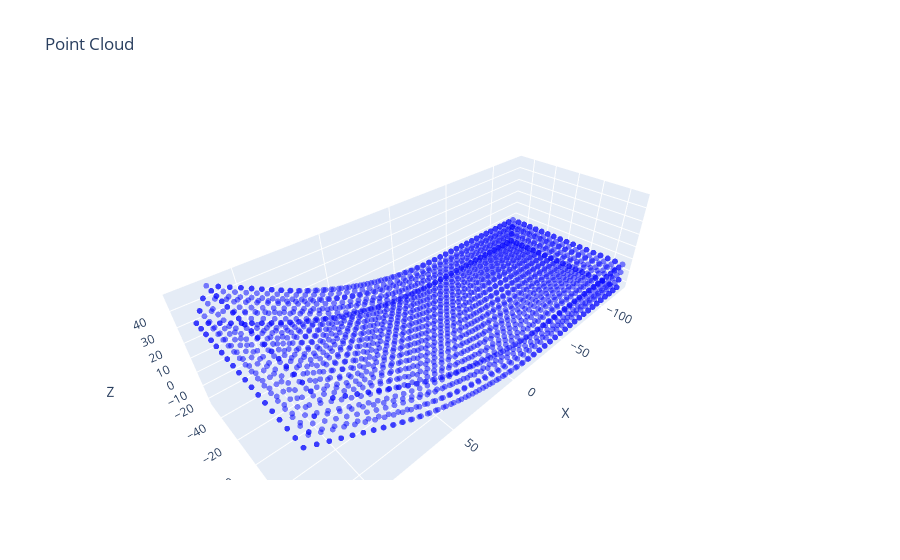

Source (notebook cell):
### Code cell
fig = go.Figure(data=[go.Scatter3d(
    x=x_centered,
    y=y_centered,
    z=z_centered,
    mode='markers',
    marker=dict(
        size=2,
        color='blue',
        opacity=0.5
    )
)])

# Update the layout
fig.update_layout(
    title=f'Point Cloud',
    scene=dict(
        xaxis_title='X',
        yaxis_title='Y',
        zaxis_title='Z'
    )
)

# Show the plot
fig.show()
# pyo.iplot(fig)

### Figure 1 — Plotly figure (JSON) as saved in the notebook; plotly's stock layout.template omitted (floating-point values rounded to 4 significant figures; data arrays with more than 128 entries replaced by an {"elided": "..."} marker saying what was removed)
{"data": [{"marker": {"color": "blue", "opacity": 0.5, "size": 2}, "mode": "markers", "type": "scatter3d", "x": {"elided": "2155 float values"}, "y": {"elided": "2155 float values"}, "z": {"elided": "2155 float values"}}], "layout": {"scene": {"xaxis": {"title": {"text": "X"}}, "yaxis": {"title": {"text": "Y"}}, "zaxis": {"title": {"text": "Z"}}}, "title": {"text": "Point Cloud"}}}
